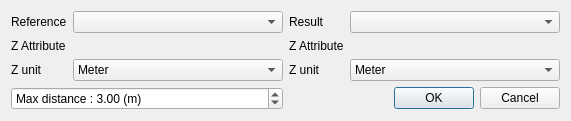
<?xml version="1.0" encoding="UTF-8"?>
<ui version="4.0">
 <class>CompareClassADialogBase</class>
 <widget class="QDialog" name="CompareClassADialogBase">
  <property name="geometry">
   <rect>
    <x>0</x>
    <y>0</y>
    <width>520</width>
    <height>121</height>
   </rect>
  </property>
  <property name="windowTitle">
   <string>Compare Class A</string>
  </property>
  <layout class="QGridLayout" name="gridLayout">
   <item row="0" column="0">
    <widget class="QLabel" name="label">
     <property name="text">
      <string>Reference</string>
     </property>
    </widget>
   </item>
   <item row="0" column="1">
    <widget class="QgsMapLayerComboBox" name="reference">
     <property name="showCrs">
      <bool>true</bool>
     </property>
    </widget>
   </item>
   <item row="0" column="2">
    <widget class="QLabel" name="label_2">
     <property name="text">
      <string>Result</string>
     </property>
    </widget>
   </item>
   <item row="0" column="3">
    <widget class="QgsMapLayerComboBox" name="result">
     <property name="showCrs">
      <bool>true</bool>
     </property>
    </widget>
   </item>
   <item row="1" column="0">
    <widget class="QLabel" name="label_3">
     <property name="text">
      <string>Z Attribute</string>
     </property>
    </widget>
   </item>
   <item row="1" column="1">
    <widget class="QgsFieldExpressionWidget" name="expression_reference"/>
   </item>
   <item row="1" column="2">
    <widget class="QLabel" name="label_6">
     <property name="text">
      <string>Z Attribute</string>
     </property>
    </widget>
   </item>
   <item row="1" column="3">
    <widget class="QgsFieldExpressionWidget" name="expression_result"/>
   </item>
   <item row="2" column="0">
    <widget class="QLabel" name="label_5">
     <property name="text">
      <string>Z unit</string>
     </property>
    </widget>
   </item>
   <item row="2" column="1">
    <widget class="QComboBox" name="reference_unit">
     <item>
      <property name="text">
       <string>Meter</string>
      </property>
     </item>
     <item>
      <property name="text">
       <string>International foot (1/3 yard)</string>
      </property>
     </item>
     <item>
      <property name="text">
       <string>US Survey foot (12 inches)</string>
      </property>
     </item>
     <item>
      <property name="text">
       <string>Indian Survey foot (0.3047996 m)</string>
      </property>
     </item>
     <item>
      <property name="text">
       <string>Metric foot (1/3 m)</string>
      </property>
     </item>
     <item>
      <property name="text">
       <string>Hesse foot (1/4 m)</string>
      </property>
     </item>
     <item>
      <property name="text">
       <string>Baden foot (30 cm)</string>
      </property>
     </item>
    </widget>
   </item>
   <item row="2" column="2">
    <widget class="QLabel" name="label_4">
     <property name="text">
      <string>Z unit</string>
     </property>
    </widget>
   </item>
   <item row="2" column="3">
    <widget class="QComboBox" name="result_unit">
     <item>
      <property name="text">
       <string>Meter</string>
      </property>
     </item>
     <item>
      <property name="text">
       <string>International foot (1/3 yard)</string>
      </property>
     </item>
     <item>
      <property name="text">
       <string>US Survey foot (12 inches)</string>
      </property>
     </item>
     <item>
      <property name="text">
       <string>Indian Survey foot (0.3047996 m)</string>
      </property>
     </item>
     <item>
      <property name="text">
       <string>Metric foot (1/3 m)</string>
      </property>
     </item>
     <item>
      <property name="text">
       <string>Hesse foot (1/4 m)</string>
      </property>
     </item>
     <item>
      <property name="text">
       <string>Baden foot (30 cm)</string>
      </property>
     </item>
    </widget>
   </item>
   <item row="3" column="0" colspan="2">
    <widget class="QDoubleSpinBox" name="max_dist">
     <property name="prefix">
      <string>Max distance : </string>
     </property>
     <property name="suffix">
      <string> (m)</string>
     </property>
     <property name="minimum">
      <double>0.000000000000000</double>
     </property>
     <property name="singleStep">
      <double>1.000000000000000</double>
     </property>
     <property name="value">
      <double>3.000000000000000</double>
     </property>
    </widget>
   </item>
   <item row="3" column="2" colspan="2">
    <widget class="QDialogButtonBox" name="button_box">
     <property name="orientation">
      <enum>Qt::Horizontal</enum>
     </property>
     <property name="standardButtons">
      <set>QDialogButtonBox::Cancel|QDialogButtonBox::Ok</set>
     </property>
    </widget>
   </item>
  </layout>
 </widget>
 <customwidgets>
  <customwidget>
   <class>QgsFieldExpressionWidget</class>
   <extends>QWidget</extends>
   <header>qgsfieldexpressionwidget.h</header>
  </customwidget>
  <customwidget>
   <class>QgsMapLayerComboBox</class>
   <extends>QComboBox</extends>
   <header>qgsmaplayercombobox.h</header>
  </customwidget>
 </customwidgets>
 <resources/>
 <connections>
  <connection>
   <sender>button_box</sender>
   <signal>accepted()</signal>
   <receiver>CompareClassADialogBase</receiver>
   <slot>accept()</slot>
   <hints>
    <hint type="sourcelabel">
     <x>20</x>
     <y>20</y>
    </hint>
    <hint type="destinationlabel">
     <x>20</x>
     <y>20</y>
    </hint>
   </hints>
  </connection>
  <connection>
   <sender>button_box</sender>
   <signal>rejected()</signal>
   <receiver>CompareClassADialogBase</receiver>
   <slot>reject()</slot>
   <hints>
    <hint type="sourcelabel">
     <x>20</x>
     <y>20</y>
    </hint>
    <hint type="destinationlabel">
     <x>20</x>
     <y>20</y>
    </hint>
   </hints>
  </connection>
 </connections>
</ui>
